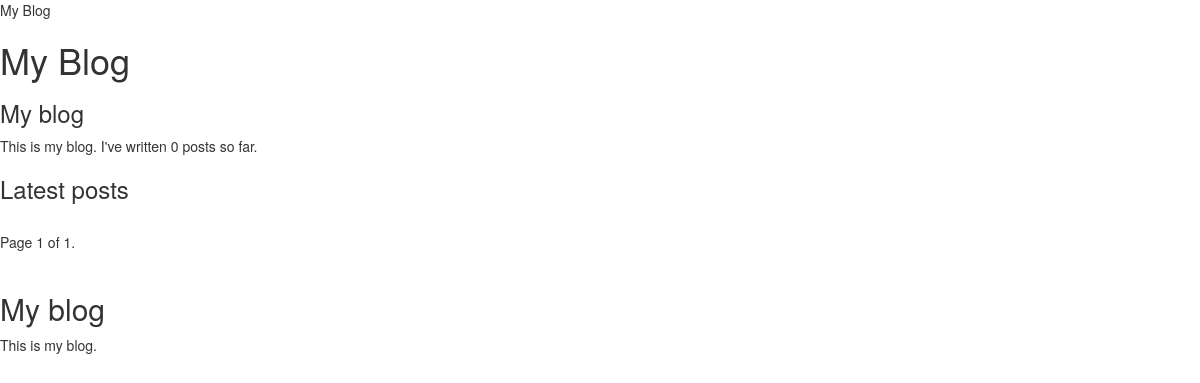
The page /blog/ on the database as committed earlier.
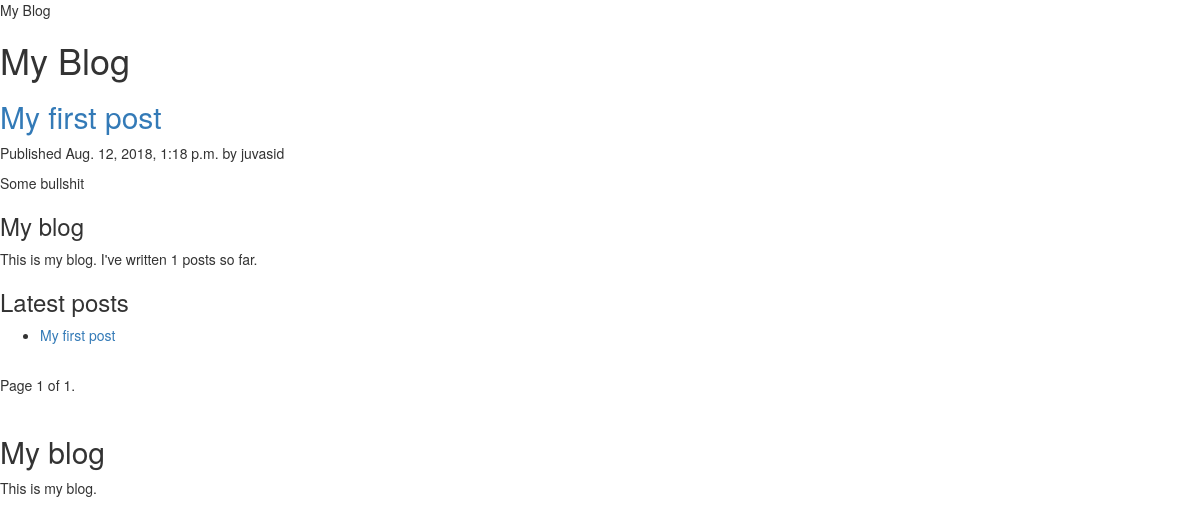
The same page on the database as committed later.
### blog/models.py (models this page shows, shortened)
class Post(models.Model):
    STATUS_CHOICES = (
        ('draft', 'Draft'),
        ('published', 'Published'),
    )
    title = models.CharField(max_length=250)
    slug = models.SlugField(max_length=250,
                            unique_for_date='publish')
    author = models.ForeignKey(User,
                               on_delete=models.CASCADE,
                               related_name='blog_posts')
    body = models.TextField()
    publish = models.DateTimeField(default=timezone.now)
    created = models.DateTimeField(auto_now_add=True)
    updated = models.DateTimeField(auto_now=True)
    status = models.CharField(max_length=10,
                              choices=STATUS_CHOICES,
                              default='draft')
    objects = models.Manager()
    published = PublishedManager()
    tags = TaggableManager()
    class Meta:
        ordering = ('-publish',)
    def get_absolute_url(self):
        return reverse('blog:post_detail',
                       args=[self.publish.year,
                             self.publish.month,
                             self.publish.day,
                             self.slug])

### blog/views.py (the view)
# urls.py: path('', views.post_list, name='post_list'),
def post_list(request, tag_slug=None):
    object_list = Post.published.all()
    tag = None
    if tag_slug:
        tag = get_object_or_404(Tag, slug=tag_slug)
        object_list = object_list.filter(tags__in=[tag])
    paginator = Paginator(object_list, 3)
    page = request.GET.get('page')
    try:
        posts = paginator.page(page)
    except PageNotAnInteger:
        posts = paginator.page(1)
    except EmptyPage:
        posts = paginator.page(paginator.num_pages)
    return render(request,
                  'blog/post/list.html',
                  {'page': page,
                   'posts': posts,
                   'tag': tag,})

### blog/models.py (called while the page is built)
    def get_queryset(self):
        return super(PublishedManager, self).get_queryset().filter(status='published')

### blog/templatetags/blog_tags.py (called while the page is built)
@register.simple_tag
def total_posts():
    return Post.published.count()

@register.inclusion_tag('blog/post/latest_posts.html')
def show_latest_posts(count=3):
    latest_posts = Post.published.order_by('-publish')[:count]
    return {'latest_posts': latest_posts,}

### templates/blog/post/list.html (shortened to what this page needs)
{% extends "blog/base.html" %}
{% load blog_tags %}
{% block content %}
  <h1>My Blog</h1>
  {% for post in posts %}
    <h2>
      <a href="{{ post.get_absolute_url }}">
        {{ post.title }}
      </a>
    </h2>
    <p class="date">
      Published {{ post.publish }} by {{ post.author }}
    </p>
    {{ post.body|truncatewords:30|linebreaks }}
  {% endfor %}
	<h3>My blog</h3>
		<p>This is my blog. I've written {% total_posts %} posts so far.</p>  </div>
	  <h3>Latest posts</h3>
		{% show_latest_posts 3 %}
  {% include "blog/pagination.html" with page=posts %}
{% endblock %}

### templates/blog/base.html (shortened to what this page needs)
{% load static %}
<!DOCTYPE html>
<html>
<head>
<link rel="stylesheet" href="https://maxcdn.bootstrapcdn.com/bootstrap/3.3.7/css/bootstrap.min.css">
<link rel="stylesheet" href="https://maxcdn.bootstrapcdn.com/bootstrap/3.3.7/css/bootstrap-theme.min.css">
    <link rel="stylesheet" href="/css/styles.css"/>
  <link href="{% static "css/styles.css" %}" rel="stylesheet">
</head>
<body>
  <div id="content">
    {% block content %}
    {% endblock %}
  <div id="sidebar">
    <h2>My blog</h2>
      <p>This is my blog.</p>
  </div>
</body>
</html>

### templates/blog/post/latest_posts.html
<ul>
	{% for post in latest_posts %}
	<li>
		<a href="{{ post.get_absolute_url }}">{{ post.title }}</a>
	</li>
	{% endfor %}
</ul>

### templates/blog/pagination.html (shortened to what this page needs)
<div class="pagination">
  <span class="step-links">
    <span class="current">
      Page {{ page.number }} of {{ page.paginator.num_pages }}.
    </span>
  </span>
</div>

Rows that differ between the two databases and show on the page:
added Post: title "My first post", publish "Aug. 12, 2018, 1:18 p.m.", author "juvasid", body "Some bullshit"
Other text that changed with them:
text no longer shown: "0"
text now shown: "1"
